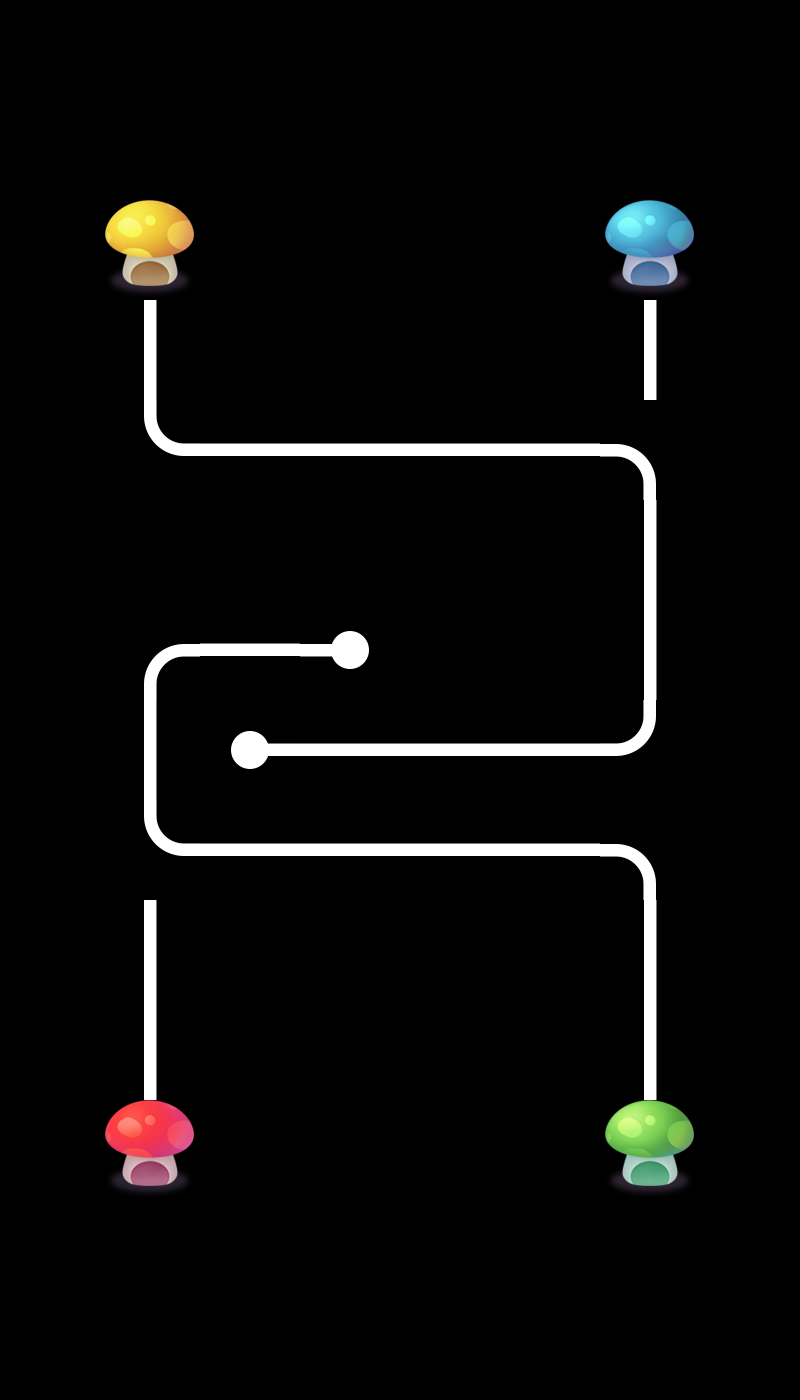

A 2D game scene composited from a Tiled map and its tileset images. What follows is a short description and the map's XML, with each tile layer's data collapsed to a summary:
An orthogonal 8x14 tile map with 100x100 px tiles, 2 tile layers (layer0, layer1), 2 tilesets and 2 objects.

<map version="1.0" orientation="orthogonal" renderorder="right-down" width="8" height="14" tilewidth="100" tileheight="100" nextobjectid="3">
 <tileset firstgid="1" name="tiled" tilewidth="100" tileheight="100">
  <image source="tiled.png" width="500" height="400" />
 </tileset>
 <tileset firstgid="21" name="tiled" tilewidth="100" tileheight="100">
  <image source="tiled.png" width="500" height="400" />
 </tileset>
 <layer name="layer0" width="8" height="14">
  <data>[112 cells, 16 non-empty, 8 distinct tile ids]</data>
 </layer>
 <layer name="layer1" width="8" height="14">
  <data>[112 cells, 17 non-empty, 8 distinct tile ids]</data>
 </layer>
 <objectgroup name="object1">
  <object id="1" x="612.121" y="418.182" width="66.6667" height="60.6061">
   <properties>
    <property name="id" value="1" />
   </properties>
  </object>
  <object id="2" x="130.303" y="818.182" width="51.5152" height="54.5455">
   <properties>
    <property name="id" value="0" />
   </properties>
  </object>
 </objectgroup>
</map>
